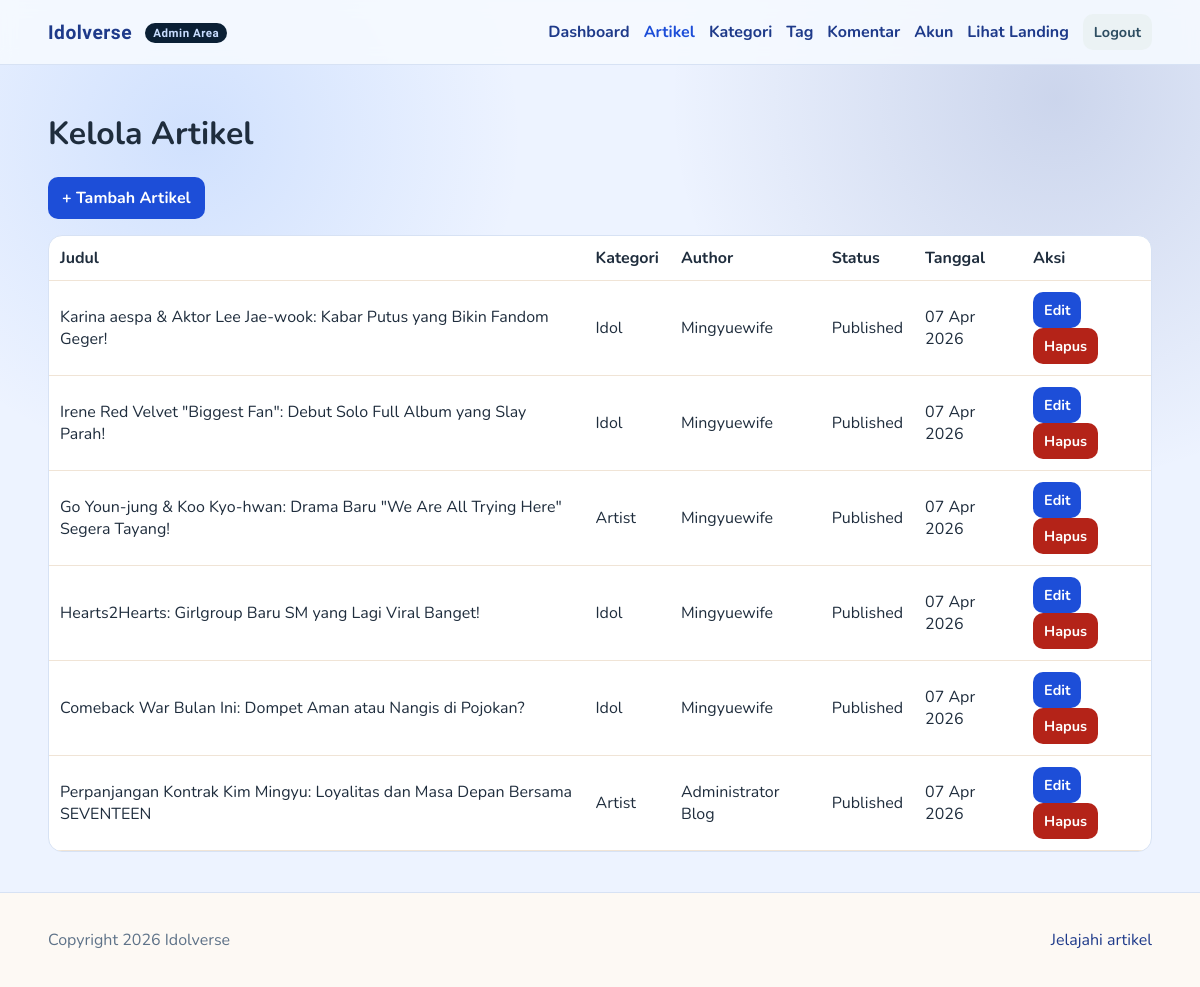
The page /blog/admin/posts.php (signed in) on the database its author committed.
### tables this page shows
CREATE TABLE `posts` (
  `id` int(11) NOT NULL,
  `user_id` int(11) NOT NULL,
  `category_id` int(11) NOT NULL,
  `title` varchar(180) NOT NULL,
  `slug` varchar(200) NOT NULL,
  `excerpt` text DEFAULT NULL,
  `content` longtext NOT NULL,
  `image_url` varchar(255) DEFAULT NULL,
  `is_published` tinyint(1) DEFAULT 1,
  `created_at` timestamp NOT NULL DEFAULT current_timestamp(),
  `updated_at` timestamp NOT NULL DEFAULT current_timestamp() ON UPDATE current_timestamp()
);

CREATE TABLE `categories` (
  `id` int(11) NOT NULL,
  `name` varchar(80) NOT NULL,
  `slug` varchar(100) NOT NULL,
  `created_at` timestamp NOT NULL DEFAULT current_timestamp()
);

CREATE TABLE `users` (
  `id` int(11) NOT NULL,
  `full_name` varchar(100) NOT NULL,
  `username` varchar(50) NOT NULL,
  `email` varchar(100) NOT NULL,
  `password` varchar(255) NOT NULL,
  `role` enum('admin','author') NOT NULL,
  `created_at` timestamp NOT NULL DEFAULT current_timestamp()
);

### blog/includes/auth.php (called while the page is built, shortened)
<?php
function e(string $value): string {
    return htmlspecialchars($value, ENT_QUOTES, 'UTF-8');
}
?>

### blog/admin/posts.php (the view, shortened to what this page needs)
<?php
require_once __DIR__ . '/../includes/helpers.php';
$posts = $pdo->query("SELECT p.id, p.title, p.slug, p.created_at, p.is_published, c.name AS category_name, u.full_name AS author_name
FROM posts p
JOIN categories c ON c.id = p.category_id
JOIN users u ON u.id = p.user_id
ORDER BY p.created_at DESC")->fetchAll();
include __DIR__ . '/../includes/header.php';
?>
<div class="container">
    <h1>Kelola Artikel</h1>
    <p><a class="btn" href="/blog/admin/post_form.php">+ Tambah Artikel</a></p>
    <div class="table-wrap">
        <table class="table">
            <thead><tr><th>Judul</th><th>Kategori</th><th>Author</th><th>Status</th><th>Tanggal</th><th>Aksi</th></tr></thead>
            <tbody>
            <?php foreach ($posts as $post): ?>
                <tr>
                    <td><?= e($post['title']); ?></td>
                    <td><?= e($post['category_name']); ?></td>
                    <td><?= e($post['author_name']); ?></td>
                    <td><?= $post['is_published'] ? 'Published' : 'Draft'; ?></td>
                    <td><?= date('d M Y', strtotime($post['created_at'])); ?></td>
                    <td>
                        <a class="btn btn-sm" href="/blog/admin/post_form.php?id=<?= (int)$post['id']; ?>">Edit</a>
                        <a class="btn btn-sm btn-danger" href="/blog/admin/posts.php?delete=<?= (int)$post['id']; ?>" onclick="return confirm('Hapus artikel ini?')">Hapus</a>
                    </td>
                </tr>
            <?php endforeach; ?>
            </tbody>
        </table>
    </div>
</div>
<?php include __DIR__ . '/../includes/footer.php'; ?>

### blog/assets/css/style.css (style rules this page uses)
:root { --bg: #f4efe7; --surface: #fffaf3; --card: #ffffff; --text: #25303b; --muted: #667788; --brand: #0f766e; --brand-dark: #0a4f4b; --accent: #f59e0b; --danger: #b42318; --line: #e4d9c8; --shadow: 0 10px 26px rgba(27, 46, 62, 0.12); }
* { box-sizing: border-box; }
body { margin: 0; font-family: 'Nunito', sans-serif; color: var(--text); background: radial-gradient(circle at 10% 20%, rgba(245, 158, 11, 0.16), transparent 24%), radial-gradient(circle at 90% 0%, rgba(15, 118, 110, 0.18), transparent 28%), var(--bg); }
a { color: var(--brand-dark); text-decoration: none; }
.container { width: min(1120px, 92vw); margin: 0 auto; }
.btn { display: inline-flex; align-items: center; justify-content: center; border: none; border-radius: 10px; padding: 10px 14px; background: var(--brand); color: #fff; font-weight: 700; cursor: pointer; transition: .2s ease; }
.btn-danger { background: var(--danger); }
.btn-sm { padding: 8px 11px; font-size: .9rem; }
.table-wrap { overflow-x: auto; background: #fff; border: 1px solid var(--line); border-radius: 14px; }
.table { width: 100%; border-collapse: collapse; min-width: 740px; }
.table th, .table td { padding: 11px; border-bottom: 1px solid #f0e4d6; text-align: left; }
body.admin-area { --bg: #edf3ff; --surface: #f5f8ff; --card: #ffffff; --text: #1f2d3d; --muted: #5e7288; --brand: #1d4ed8; --brand-dark: #1e3a8a; --line: #d7e2f4; background: radial-gradient(circle at 16% 14%, rgba(59, 130, 246, 0.16), transparent 25%), radial-gradient(circle at 88% 10%, rgba(30, 58, 138, 0.16), transparent 28%), var(--bg); }

### rows shown on the page
posts: title "Karina aespa & Aktor Lee Jae-wook: Kabar Putus yang Bikin Fandom Geger!", category.name "Idol", user.full_name "Mingyuewife", is_published "Published", created_at "07 Apr 2026"
posts: title "Irene Red Velvet \"Biggest Fan\": Debut Solo Full Album yang Slay Parah!", category.name "Idol", user.full_name "Mingyuewife", is_published "Published", created_at "07 Apr 2026"
posts: title "Go Youn-jung & Koo Kyo-hwan: Drama Baru \"We Are All Trying Here\" Segera Tayang!", category.name "Artist", user.full_name "Mingyuewife", is_published "Published", created_at "07 Apr 2026"
posts: title "Hearts2Hearts: Girlgroup Baru SM yang Lagi Viral Banget!", category.name "Idol", user.full_name "Mingyuewife", is_published "Published", created_at "07 Apr 2026"
posts: title "Comeback War Bulan Ini: Dompet Aman atau Nangis di Pojokan?", category.name "Idol", user.full_name "Mingyuewife", is_published "Published", created_at "07 Apr 2026"
posts: title "Perpanjangan Kontrak Kim Mingyu: Loyalitas dan Masa Depan Bersama SEVENTEEN", category.name "Artist", user.full_name "Administrator Blog", is_published "Published", created_at "07 Apr 2026"
